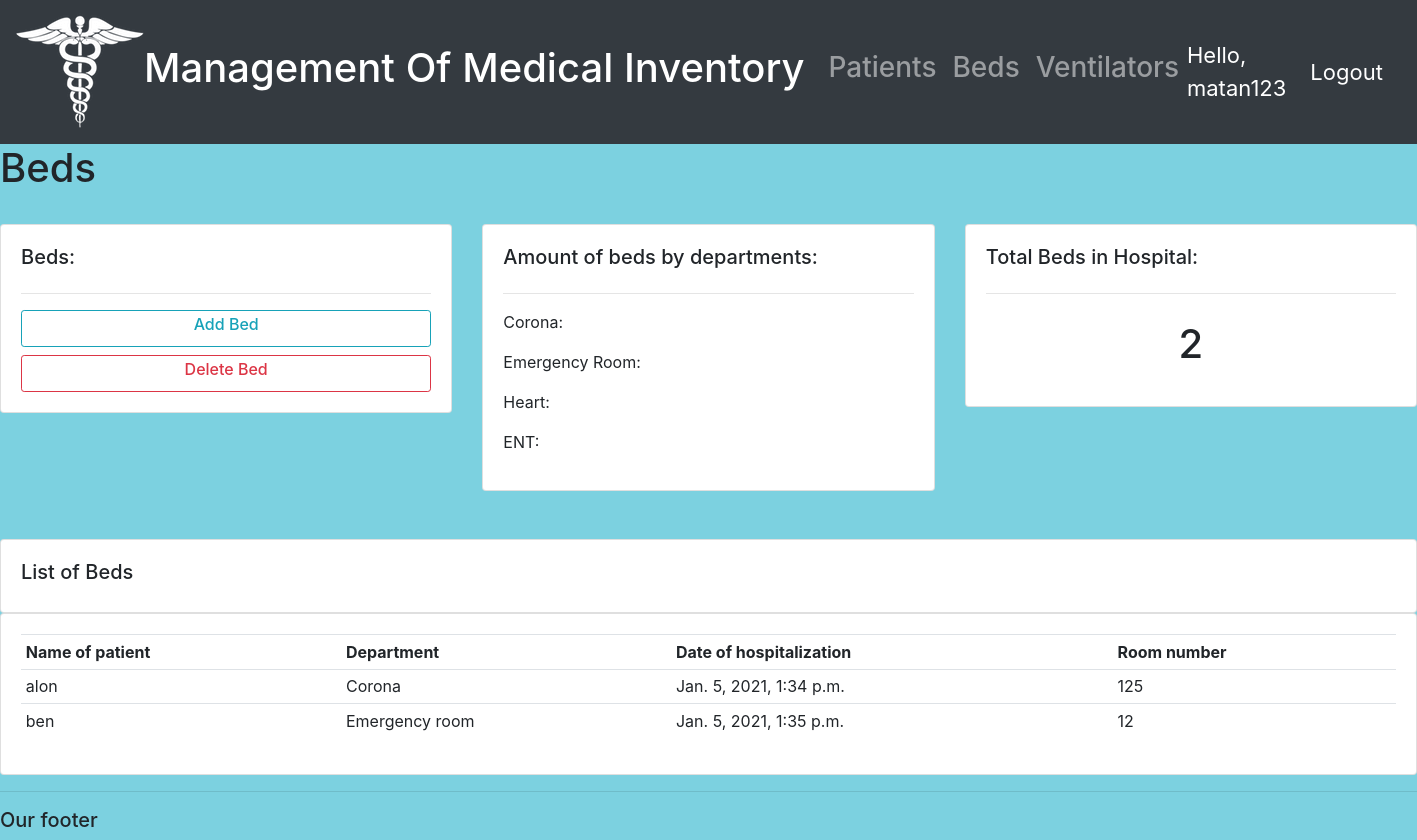
/beds/ (signed in), run on the app's committed database.
### accounts/models.py (models this page shows, shortened)
class Bed(models.Model):
    DEP=(
        ('Corona','Corona'),
        ('ENP','ENP'),
        ('Heart', 'Heart'),
        ('Emergency room', 'Emergency room'),
    )
    name=models.CharField(max_length=200,null=True)
    department=models.CharField(max_length=200,null=True,choices=DEP)
    date_created = models.DateTimeField(auto_now_add=True, null=True)
    room_number = models.IntegerField(null=True)
    objects = models.Manager()

### accounts/decorators.py (the view)
        def wrapper_func(request, *args, **kwargs):
            group = None
            if request.user.groups.exists():
                group = request.user.groups.all()[0].name
            if group in allowed_roles:
                return view_func(request, *args, **kwargs)
            else:
                return HttpResponse('You are not authorized to view this page')

### accounts/views.py (called while the page is built)
@login_required(login_url='login')
@allowed_users(allowed_roles=['manger', 'help_desk'])
def beds(request) :
    bedd = Bed.objects.all()
    return render(request,'accounts/beds.html',{'beds': bedd })

### accounts/templates/accounts/beds.html (shortened to what this page needs)
{% extends 'accounts/main.html' %}
{% block content %}
<h1>Beds</h1>
	<br>
<div class="row">
	<div class="col-md">
		<div class="card card-body">
			<h5>Beds:</h5>
			<hr>
			<a class="btn btn-outline-info  btn-sm btn-block" href="{% url 'add_bed' %}"><h6> Add Bed </h6></a>
			<a class="btn btn-outline-danger  btn-sm btn-block" href=""><h6>Delete Bed</h6> </a>
		</div>
	</div>
	<div class="col-md">
		<div class="card card-body">
			<tr>
				<h5>Amount of beds by departments:</h5>
				<hr>
				<p>Corona:
				<p>Emergency Room: </p>
				<p>Heart: </p>
				<p>ENT: </p>
			</tr>
		</div>
	</div>
	<div class="col-md">
		<div class="card card-body">
			<h5>Total Beds in Hospital:</h5>
			<hr>
			<h1 style="text-align: center;padding: 10px">{{beds.count}}</h1>
		</div>
	</div>
</div>
<br>
<br>
<div class="row">
	<div class="col-md">
		<div class="card card-body">
			<h5>List of Beds</h5>
		</div>
		<div class="card card-body">
			<table class="table table-sm">
				<tr>
					<th>Name of patient</th>
					<th>Department</th>
					<th>Date of hospitalization</th>
					<th>Room number</th>
				</tr>
				{% for i in beds %}
					<tr>
						<td>{{i.name}}</td>
						<td>{{i.department}}</td>
						<td>{{i.date_created}}</td>
						<td>{{i.room_number}}</td>
					</tr>
				{% endfor %}
			</table>
		</div>
	</div>
</div>
{% endblock %}

### accounts/templates/accounts/navbar.html (shortened to what this page needs)
{% load static %}
<nav class="navbar navbar-expand-lg navbar-dark bg-dark">
  <img src="{% static 'images/img1.png'%}">
  <a class="navbar-brand" href="{% url 'home' %}">  <h1> Management Of Medical Inventory </h1> </a>
  <div class="collapse navbar-collapse" id="navbarNav">
    <ul class="navbar-nav">
      {% if request.user.is_staff %}
      <li class="nav-item">
        <a class="nav-link" href="{% url 'patients' %}"> <h3> Patients</h3> </a>
      </li>
      <li class="nav-item">
        <a class="nav-link" href="{% url 'beds' %}"> <h3> Beds </h3></a>
      </li>
      <li class="nav-item">
        <a class="nav-link" href="{% url 'ventilators' %}"> <h3>Ventilators</h3></a>
      </li>
      {% endif %}
    </ul>
  </div>
  <span class="hello-msg">Hello, {{request.user}}</span>
  <span><a class="hello-msg" href="{% url 'logout' %}">Logout</a> </span>
</nav>

### static/css/main.css (style rules this page uses)
body { background-color: #7CD1B0; }

### accounts/templates/accounts/navbar.html (style rules this page uses)
.hello-msg { font-size: 22px; color: #fff; margin-right: 24px; }

### accounts/templates/accounts/beds.html (style rules this page uses)
body { background-color: #7CD1E0; }

### data on the page
Bed: name "alon", department "Corona", date_created "Jan. 5, 2021, 1:34 p.m.", room_number "125"
Bed: name "ben", department "Emergency room", date_created "Jan. 5, 2021, 1:35 p.m.", room_number "12"

### other printed values
{{ request.user }} "matan123"
{{ beds.count }} "2"
